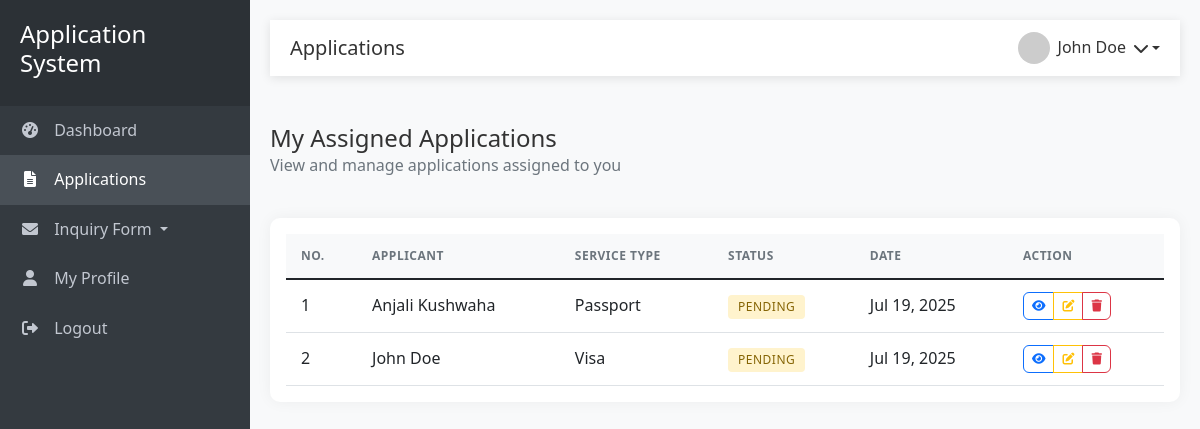
/staff/applications.php (signed in), run on the app's committed database.
### tables this page shows
CREATE TABLE applications (
    id INT AUTO_INCREMENT PRIMARY KEY,
    user_id INT NOT NULL,
    name VARCHAR(100) NOT NULL,
    email VARCHAR(100) NOT NULL,
    phone VARCHAR(20) NOT NULL,
    address TEXT NOT NULL,
    service_type VARCHAR(50) NOT NULL,
    status ENUM('pending', 'approved', 'missing_document', 'rejected') NOT NULL DEFAULT 'pending',
    reviewed_by INT DEFAULT NULL,
    reviewed_at TIMESTAMP NULL,
    created_at TIMESTAMP DEFAULT CURRENT_TIMESTAMP,
    updated_at TIMESTAMP DEFAULT CURRENT_TIMESTAMP ON UPDATE CURRENT_TIMESTAMP,
    FOREIGN KEY (user_id) REFERENCES admin(id) ON DELETE CASCADE,
    FOREIGN KEY (reviewed_by) REFERENCES admin(id) ON DELETE SET NULL,
    INDEX idx_status (status),
    INDEX idx_user_id (user_id),
    INDEX idx_reviewed_by (reviewed_by)
);

### staff/applications.php (the view, shortened to what this page needs)
<?php
require_once '../includes/header.php';
$sql = "
    SELECT id, name, email, service_type, status, created_at
    FROM applications
    ORDER BY created_at DESC
";
$result = $conn->query($sql);
?>
<div class="row mb-4">
    <div class="col-12">
        <h4 class="mb-0">My Assigned Applications</h4>
        <p class="text-muted">View and manage applications assigned to you</p>
    </div>
</div>
<div class="card">
    <div class="card-body">
        <div class="table-responsive">
            <table class="table table-hover">
                <thead>
                    <tr>
                        <th>No.</th>
                        <th>Applicant</th>
                        <th>Service Type</th>
                        <th>Status</th>
                        <th>Date</th>
                        <th>Action</th>
                    </tr>
                </thead>
                <tbody>
                    <?php if ($result && $result->num_rows > 0): ?>
                        <?php $no = 1; ?>
                        <?php while ($row = $result->fetch_assoc()): ?>
                            <tr>
                                <td><?= $no++; ?></td>
                                <td><?= htmlspecialchars($row['name']) ?></td>
                                <td>
                                    <span class="text-dark">
                                        <?= htmlspecialchars($row['service_type']) ?? "Unknown" ?>
                                    </span>
                                </td>
                                <td>
                                    <?php
                                    $statusClass = '';
                                    switch ($row['status']) {
                                        default:
                                            $statusClass = 'badge-pending';
                                    }
                                    ?>
                                    <span class="badge <?= $statusClass ?>">
                                        <?= ucfirst(str_replace('_', ' ', $row['status'])) ?>
                                    </span>
                                </td>
                                <td><?= date('M d, Y', strtotime($row['created_at'])) ?></td>
                                <td>
                                    <div class="btn-group" role="group">
                                        <a href="view_application.php?id=<?= $row['id'] ?>"
                                           class="btn btn-sm btn-outline-primary"
                                           title="View">
                                            <i class="fas fa-eye"></i>
                                        </a>
                                        <a href="edit_application.php?id=<?= $row['id'] ?>"
                                           class="btn btn-sm btn-outline-warning"
                                           title="Edit">
                                            <i class="fas fa-edit"></i>
                                        </a>
                                        <button type="button"
                                                class="btn btn-sm btn-outline-danger"
                                                onclick="confirmDelete(<?= $row['id'] ?>, '<?= addslashes(htmlspecialchars($row['name'])) ?>')"
                                                title="Delete">
                                            <i class="fas fa-trash"></i>
                                        </button>
                                    </div>
                                </td>
                            </tr>
                        <?php endwhile; ?>
                    <?php endif; ?>
                </tbody>
            </table>
        </div>
    </div>
</div>
<?php require_once '../includes/footer.php'; ?>

### assets/css/style.css (style rules this page uses)
:root { --sidebar-width: 250px; --header-height: 56px; --primary-color: #0d6efd; --secondary-color: #6c757d; --success-color: #198754; --danger-color: #dc3545; --warning-color: #ffc107; --info-color: #0dcaf0; --light-color: #f8f9fa; --dark-color: #212529; }
body { font-family: 'Segoe UI', Tahoma, Geneva, Verdana, sans-serif; background-color: #f5f7fb; color: #333; line-height: 1.6; }
a { text-decoration: none; transition: all 0.3s ease; }
.card { border: none; border-radius: 10px; box-shadow: 0 0 15px rgba(0, 0, 0, 0.05); margin-bottom: 20px; transition: all 0.3s; background: #fff; }
.table { background: #fff; margin-bottom: 0; }
.table th { border-top: none; font-weight: 600; text-transform: uppercase; font-size: 0.75rem; letter-spacing: 0.5px; color: var(--secondary-color); background-color: #f8f9fa; padding: 12px 15px; }
.table td { vertical-align: middle; padding: 12px 15px; }
.badge { padding: 6px 10px; font-weight: 500; border-radius: 4px; font-size: 0.75rem; text-transform: uppercase; letter-spacing: 0.5px; }
.badge-pending { background-color: #fff3cd; color: #856404; }
.btn { padding: 0.5rem 1rem; font-size: 0.875rem; font-weight: 500; border-radius: 6px; transition: all 0.3s; }
.btn-sm { padding: 0.25rem 0.5rem; font-size: 0.75rem; }
.btn-outline-primary { color: var(--primary-color); border-color: var(--primary-color); }
.text-muted { color: #6c757d !important; }
.mb-0 { margin-bottom: 0 !important; }
.mb-4 { margin-bottom: 1.5rem !important; }
div { position: relative; }

### includes/header.php (style rules this page uses)
:root { --sidebar-width: 250px; --header-height: 56px; }
body { font-family: 'Segoe UI', Tahoma, Geneva, Verdana, sans-serif; background-color: #f8f9fa; }
.card { border: none; border-radius: 10px; box-shadow: 0 0 15px rgba(0, 0, 0, 0.05); margin-bottom: 20px; transition: all 0.3s; }
.table { background: #fff; }
.table th { border-top: none; font-weight: 600; text-transform: uppercase; font-size: 0.75rem; letter-spacing: 0.5px; color: #6c757d; }
.badge { padding: 6px 10px; font-weight: 500; border-radius: 4px; font-size: 0.75rem; text-transform: uppercase; letter-spacing: 0.5px; }
.badge-pending { background-color: #fff3cd; color: #856404; }

### data on the page
applications: name "Anjali Kushwaha", service_type "Passport", status "PENDING", created_at "Jul 19, 2025"
applications: name "John Doe", service_type "Visa", status "PENDING", created_at "Jul 19, 2025"

### other printed values
$pageTitle "Applications"
$_SESSION['user_name'] "John Doe"
